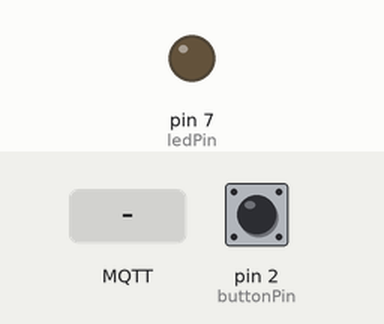
Bench run of a sketch on a simulated Arduino Uno, built for the host (arithmetic inside an expression is 32-bit, double 64-bit). Parts: output pins drawn as LEDs (lit = HIGH). Inputs (shaded band) come from the test bench; at power-on: pin 2 (buttonPin) HIGH. WiFi joins after 1.5 s; servers stay silent unless stated; no MQTT or app messages arrive unless stated; what the sketch prints to the serial monitor is not drawn.

Above: at 2.2 s.
2.3 s: MQTT message "1" arrives on the first subscribed topic
3.9 s: pin 2 (buttonPin) pulled LOW for 0.15 s
Timing chart, 0 to 6.9 s (numbered marks = the images above; inputs shaded):
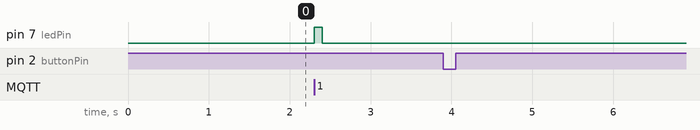

The sketch:

MQTT_LAB_Arduino.ino
```cpp
#include <SPI.h>
#include <Ethernet.h>
#include <PubSubClient.h>

/* -------- Board Configuration --------
   Student Configurable Parameters:
     - BOARD_NAME: Unique name for this board (used as the MQTT client ID
       and for broadcasting on boot).
     - ip: Static IP address for the board.
           NOTE: For the PLC network, addresses between 192.168.60.170 and
           192.168.60.199 are available to be used.
     - subnet: Subnet mask for your network.

   IMPORTANT:
     Each board on the same network must have a unique MAC address.
     Change the 'mac' value below if using multiple boards.
*/

// Customize your board name here
#define BOARD_NAME "Brian_MQTT_DEMO_Morning"

// Static network configuration
// For example, you could assign an IP from the available PLC network addresses:
// 192.168.60.170 to 192.168.60.199
IPAddress ip(192, 168, 60, 170);        // Change as needed for your network
IPAddress subnet(255, 255, 255, 0);    // Network's subnet mask

// Optional: For full network configuration (DNS and Gateway)
// For an unrouted, airgapped network, these values may be set to a dummy address.
IPAddress dns(192, 168, 60, 1);
IPAddress gateway(192, 168, 60, 1);

// MQTT Broker IP address (update this to match your VM's broker)
const char* mqtt_server = "192.168.60.150";

// MAC address for the Ethernet shield
// IMPORTANT: Change this if you have multiple boards on the same network.
byte mac[] = { 0xDE, 0xAD, 0xBE, 0xEF, 0xFE, 0xED };

// ----- MQTT & Ethernet Clients -----
EthernetClient ethClient;
PubSubClient client(ethClient);

// ----- I/O Definitions -----
// Use digital pin 2 for the button press.
// The button is configured with INPUT_PULLUP, so it will read HIGH when not pressed and LOW when pressed.
const int buttonPin = 2;

// LED pin for flashing on message receipt.
// Using pin 7 since pins 11, 12, and 13 are used for SPI communication.
const int ledPin = 7;

// Flash duration (milliseconds) for the LED when a message is received.
const int flashDuration = 100;

// MQTT callback function: called when a subscribed topic receives a message.
void callback(char* topic, byte* payload, unsigned int length) {
  Serial.print("Message arrived on topic: ");
  Serial.println(topic);

  // Flash the LED on pin 7.
  digitalWrite(ledPin, HIGH);
  delay(flashDuration);
  digitalWrite(ledPin, LOW);
}

void setup() {
  Serial.begin(9600);
  while (!Serial) {
    ; // Wait for the serial port to connect.
  }

  // Configure the LED pin as output.
  pinMode(ledPin, OUTPUT);

  // Configure the button pin with the internal pull-up resistor.
  pinMode(buttonPin, INPUT_PULLUP);

  // Initialize Ethernet with full configuration
  Ethernet.begin(mac, ip, dns, gateway, subnet);
  delay(1000); // Allow time for the Ethernet hardware to initialize

  // Set the MQTT broker server and port (1883 is standard for unencrypted MQTT)
  client.setServer(mqtt_server, 1883);
  client.setCallback(callback); // Set the callback function for incoming messages

  Serial.print("Arduino IP address: ");
  Serial.println(Ethernet.localIP());
}

void reconnect() {
  // Loop until reconnected to the MQTT broker
  while (!client.connected()) {
    Serial.print("Attempting MQTT connection...");
    // Use BOARD_NAME as the MQTT client ID for uniqueness
    if (client.connect(BOARD_NAME)) {
      Serial.println(" connected");

      // Publish board name on boot to notify the broker of this board's presence
      client.publish("board/boot", BOARD_NAME);

      // Subscribe to the sensor topic so that all boards receive published readings.
      client.subscribe("sensor/analog");
    } else {
      Serial.print("failed, rc=");
      Serial.print(client.state());
      Serial.println(" - trying again in 5 seconds");
      delay(5000);
    }
  }
}

void loop() {
  // Ensure we remain connected to the MQTT broker
  if (!client.connected()) {
    reconnect();
  }
  client.loop();

  // Check if the button (digital pin 2) is pressed.
  // Because we are using INPUT_PULLUP, a pressed button will result in LOW.
  if (digitalRead(buttonPin) == LOW) {
    // Read the analog voltage on A0 (0 - 1023 corresponding to 0V - 5V)
    int analogValue = analogRead(A0);

    // Build the payload string to include the board name and the analog reading.
    // For example: "PLC-Board-01 A0 = 512"
    char payload[50];
    snprintf(payload, sizeof(payload), "%s A0 = %d", BOARD_NAME, analogValue);

    // Publish the payload to the topic "sensor/analog"
    if (client.publish("sensor/analog", payload)) {
      Serial.print("Published payload: ");
      Serial.println(payload);
    } else {
      Serial.println("MQTT publish failed.");
    }

    // Simple debounce: wait 500 ms before checking again.
    delay(500);
  }
}
```

Measured:
- after the input at 2.3 s, pin 7 (ledPin): LOW → HIGH at once, → LOW 0.10 s later
- after the input at 3.9 s, every drawn part: stays the same
